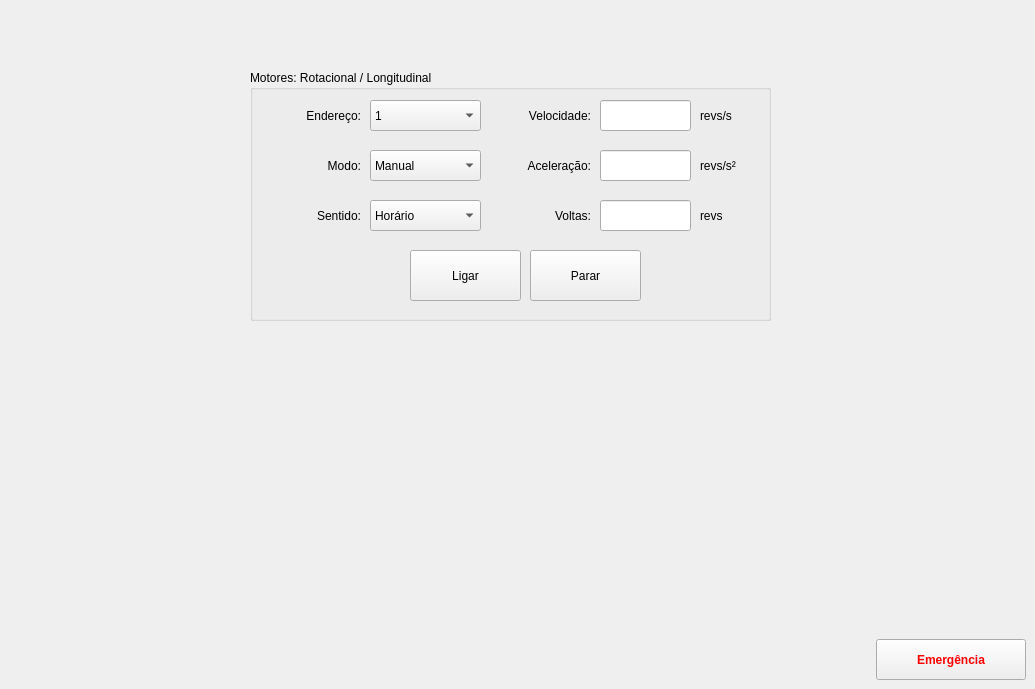
    <widget class="QWidget" name="tab">
     <attribute name="icon">
      <iconset>
       <normaloff>imagens/engine.png</normaloff>imagens/engine.png</iconset>
     </attribute>
     <attribute name="title">
      <string>Motores</string>
     </attribute>
     <widget class="QGroupBox" name="groupBox_7">
      <property name="geometry">
       <rect>
        <x>250</x>
        <y>70</y>
        <width>521</width>
        <height>251</height>
       </rect>
      </property>
      <property name="title">
       <string>Motores: Rotacional / Longitudinal</string>
      </property>
      <widget class="QPushButton" name="ligar">
       <property name="geometry">
        <rect>
         <x>160</x>
         <y>180</y>
         <width>111</width>
         <height>51</height>
        </rect>
       </property>
       <property name="text">
        <string>Ligar</string>
       </property>
       <property name="icon">
        <iconset>
         <normaloff>imagens/play1.png</normaloff>imagens/play1.png</iconset>
       </property>
       <property name="iconSize">
        <size>
         <width>30</width>
         <height>30</height>
        </size>
       </property>
      </widget>
      <widget class="QLineEdit" name="aceleracao">
       <property name="geometry">
        <rect>
         <x>350</x>
         <y>80</y>
         <width>91</width>
         <height>31</height>
        </rect>
       </property>
      </widget>
      <widget class="QLabel" name="label_25">
       <property name="geometry">
        <rect>
         <x>450</x>
         <y>35</y>
         <width>51</width>
         <height>21</height>
        </rect>
       </property>
       <property name="text">
        <string>revs/s</string>
       </property>
      </widget>
      <widget class="QLineEdit" name="voltas">
       <property name="geometry">
        <rect>
         <x>350</x>
         <y>130</y>
         <width>91</width>
         <height>31</height>
        </rect>
       </property>
      </widget>
      <widget class="QLabel" name="label_12">
       <property name="geometry">
        <rect>
         <x>450</x>
         <y>85</y>
         <width>51</width>
         <height>21</height>
        </rect>
       </property>
       <property name="text">
        <string>revs/s²</string>
       </property>
      </widget>
      <widget class="QLabel" name="label_11">
       <property name="geometry">
        <rect>
         <x>260</x>
         <y>130</y>
         <width>81</width>
         <height>31</height>
        </rect>
       </property>
       <property name="text">
        <string>Voltas:</string>
       </property>
       <property name="alignment">
        <set>Qt::AlignRight|Qt::AlignTrailing|Qt::AlignVCenter</set>
       </property>
      </widget>
      <widget class="QLabel" name="label_10">
       <property name="geometry">
        <rect>
         <x>260</x>
         <y>80</y>
         <width>81</width>
         <height>31</height>
        </rect>
       </property>
       <property name="text">
        <string>Aceleração:</string>
       </property>
       <property name="alignment">
        <set>Qt::AlignRight|Qt::AlignTrailing|Qt::AlignVCenter</set>
       </property>
      </widget>
      <widget class="QLabel" name="label_9">
       <property name="geometry">
        <rect>
         <x>260</x>
         <y>30</y>
         <width>81</width>
         <height>31</height>
        </rect>
       </property>
       <property name="text">
        <string>Velocidade:</string>
       </property>
       <property name="alignment">
        <set>Qt::AlignRight|Qt::AlignTrailing|Qt::AlignVCenter</set>
       </property>
      </widget>
      <widget class="QLabel" name="label_8">
       <property name="geometry">
        <rect>
         <x>30</x>
         <y>30</y>
         <width>81</width>
         <height>31</height>
        </rect>
       </property>
       <property name="text">
        <string>Endereço:</string>
       </property>
       <property name="alignment">
        <set>Qt::AlignRight|Qt::AlignTrailing|Qt::AlignVCenter</set>
       </property>
      </widget>
      <widget class="QLabel" name="label_17">
       <property name="geometry">
        <rect>
         <x>450</x>
         <y>135</y>
         <width>51</width>
         <height>21</height>
        </rect>
       </property>
       <property name="text">
        <string>revs</string>
       </property>
      </widget>
      <widget class="QLineEdit" name="velocidade">
       <property name="geometry">
        <rect>
         <x>350</x>
         <y>30</y>
         <width>91</width>
         <height>31</height>
        </rect>
       </property>
      </widget>
      <widget class="QLabel" name="label_26">
       <property name="geometry">
        <rect>
         <x>30</x>
         <y>130</y>
         <width>81</width>
         <height>31</height>
        </rect>
       </property>
       <property name="text">
        <string>Sentido:</string>
       </property>
       <property name="alignment">
        <set>Qt::AlignRight|Qt::AlignTrailing|Qt::AlignVCenter</set>
       </property>
      </widget>
      <widget class="QLabel" name="label_27">
       <property name="geometry">
        <rect>
         <x>30</x>
         <y>80</y>
         <width>81</width>
         <height>31</height>
        </rect>
       </property>
       <property name="text">
        <string>Modo:</string>
       </property>
       <property name="alignment">
        <set>Qt::AlignRight|Qt::AlignTrailing|Qt::AlignVCenter</set>
       </property>
      </widget>
      <widget class="QComboBox" name="sentido">
       <property name="geometry">
        <rect>
         <x>120</x>
         <y>130</y>
         <width>111</width>
         <height>31</height>
        </rect>
       </property>
       <item>
        <property name="text">
         <string>Horário</string>
        </property>
       </item>
       <item>
        <property name="text">
         <string>Anti-horário</string>
        </property>
       </item>
      </widget>
      <widget class="QComboBox" name="modo">
       <property name="geometry">
        <rect>
         <x>120</x>
         <y>80</y>
         <width>111</width>
         <height>31</height>
        </rect>
       </property>
       <item>
        <property name="text">
         <string>Manual</string>
        </property>
       </item>
       <item>
        <property name="text">
         <string>Contínuo</string>
        </property>
       </item>
      </widget>
      <widget class="QComboBox" name="EndDriver_2">
       <property name="geometry">
        <rect>
         <x>120</x>
         <y>30</y>
         <width>111</width>
         <height>31</height>
        </rect>
       </property>
       <item>
        <property name="text">
         <string>1</string>
        </property>
       </item>
       <item>
        <property name="text">
         <string>2</string>
        </property>
       </item>
      </widget>
      <widget class="QPushButton" name="Parar_2">
       <property name="geometry">
        <rect>
         <x>280</x>
         <y>180</y>
         <width>111</width>
         <height>51</height>
        </rect>
       </property>
       <property name="text">
        <string>Parar</string>
       </property>
       <property name="icon">
        <iconset>
         <normaloff>imagens/stop.png</normaloff>imagens/stop.png</iconset>
       </property>
       <property name="iconSize">
        <size>
         <width>40</width>
         <height>40</height>
        </size>
       </property>
      </widget>
     </widget>
     <widget class="QPushButton" name="Emergencia_5">
      <property name="geometry">
       <rect>
        <x>876</x>
        <y>639</y>
        <width>150</width>
        <height>41</height>
       </rect>
      </property>
      <property name="palette">
       <palette>
        <active>
         <colorrole role="ButtonText">
          <brush brushstyle="SolidPattern">
           <color alpha="255">
            <red>255</red>
            <green>0</green>
            <blue>0</blue>
           </color>
          </brush>
         </colorrole>
        </active>
        <inactive>
         <colorrole role="ButtonText">
          <brush brushstyle="SolidPattern">
           <color alpha="255">
            <red>255</red>
            <green>0</green>
            <blue>0</blue>
           </color>
          </brush>
         </colorrole>
        </inactive>
        <disabled>
         <colorrole role="ButtonText">
          <brush brushstyle="SolidPattern">
           <color alpha="255">
            <red>120</red>
            <green>120</green>
            <blue>120</blue>
           </color>
          </brush>
         </colorrole>
        </disabled>
       </palette>
      </property>
      <property name="font">
       <font>
        <weight>75</weight>
        <bold>true</bold>
       </font>
      </property>
      <property name="text">
       <string>Emergência</string>
      </property>
      <property name="icon">
       <iconset>
        <normaloff>imagens/emergency_icon_01.png</normaloff>imagens/emergency_icon_01.png</iconset>
      </property>
      <property name="iconSize">
       <size>
        <width>35</width>
        <height>35</height>
       </size>
      </property>
     </widget>
    </widget>
